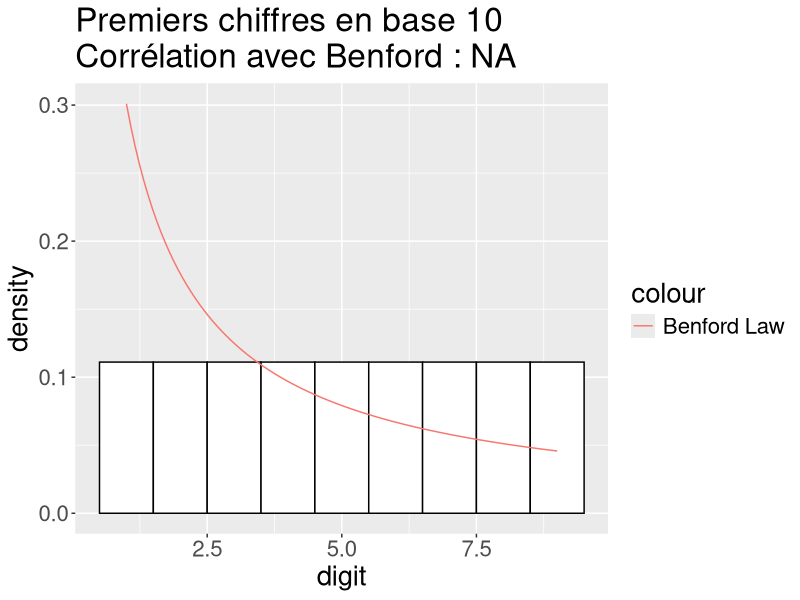
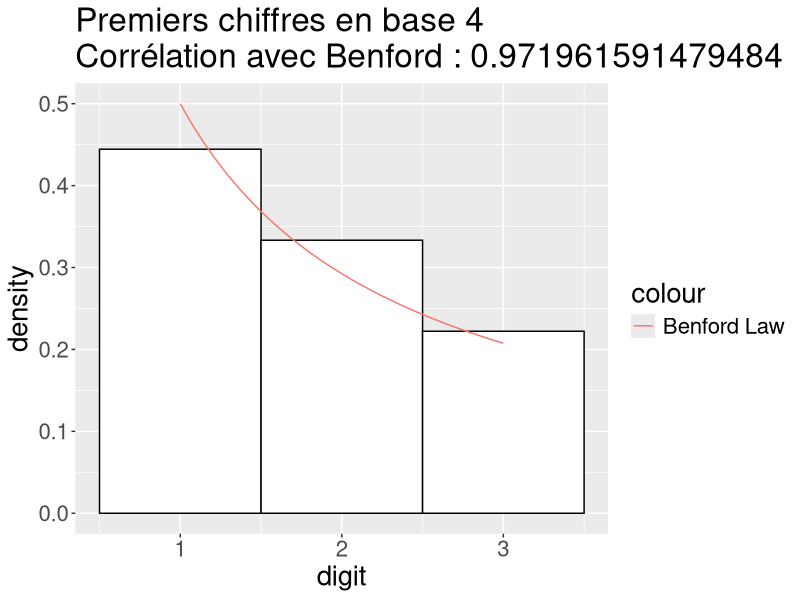

The R script that drew these images, in order: (Note: a time limit stopped this script after it produced the figures.)
## ---- chunk 1
library('ggplot2')
#Écrire une fonction Cor qui donne le coefficient de corrélation avec la loi de Benford en base b pour un pour un vecteur x de chiffres de poids fort.
#import du module firstdigit
FirstDigit <- function(n,base){
  
  if  (n==0) return(0)
  n<-abs(n)
  while (!(n<base && n>=1)){
    
    if (n<1) n<-n*base
    if (n>base) n<-n/base
    
  }
  n<-as.integer(n)
  return(n)
  
}
FirstDigit_vec<-function(vect_entree,base){
  return(sapply(vect_entree,FirstDigit,base))
}
#import de la loi de benford
BenfordLaw <- function(x, base = 10) {
  return((log(x+1, base) - log(x, base)))}
#input
#Cor(x = 1:9, base = 10)
#Cor(x = c(1, 1, 1, 1, 2, 2, 2, 3, 3), base = 4)
#output
#NA
#Message d'avis :
#Dans cor(y, z) : l'écart type est nul
#0.9719616
#calcul de la corrélation
convert_comptage<-function(vect_entree,base){
  res<-rep(0,(base-1))
  for (i in vect_entree){
    res[i]<-res[i]+1
  }
  res<-res/length(vect_entree)
    return(res)
}
#cat(convert_comptage(c(1,1,1,1,2,2,2,3,3),4),'\n')
#cat(convert_comptage(1:9,10),'\n')
Cor<-function(x,base){
  #calcul de la loi de benford
  cat(x,'\n')
  x<-convert_comptage(x,base)
  cat(x,'\n')
  
  #calcul de la loi de benford pour les chiffres de poids fort
  
  
  loi_benford_poids_fort<-BenfordLaw(1:(base-1),base)
  #calcul de la corrélation
  cat(loi_benford_poids_fort,"\n",x,"\n")
  r<-cor(loi_benford_poids_fort,x)
  cat(r,"\n")
  return(r)
}
testCor<-function(){
  #cat("Test de la fonction FirstDigit_vec avec l'entrée ",entree," et la base ",entree[2],"\n")
  stopifnot(
    is.na(Cor(x = 1:9, base = 10))
    #Cor(x = c(1, 1, 1, 1, 2, 2, 2, 3, 3), base = 4)==0.9719616
  )
}
Cor(x = c(1, 1, 1, 1, 2, 2, 2, 3, 3), base = 4)
#cat(1:9,'\n')
#Cor(x = 1:9, base = 10)
#testCor()
Hist <- function(x, base) {
  ## Build text elements
  title <- paste0(
    "Premiers chiffres en base ", base,
    "\nCorrélation avec Benford : ",  Cor(x, base)
  )
  df <- data.frame(digit = x)
  ggplot2::ggplot(df,  ggplot2::aes(x=digit)) +
    ggplot2::geom_histogram(ggplot2::aes(y =..density..), color="black", fill="white", binwidth = 1) +
    ggplot2::stat_function(fun=BenfordLaw, args = list(base = base), ggplot2::aes(color="Benford Law")) +
    ggplot2::ggtitle(title) +
    ggplot2::theme(text = ggplot2::element_text(size = 20))
}
#Écrire une fonction ProcessBenford qui prend en argument un vecteur numérique x et une base base et effectue les étapes suivantes.
#Elle vérifie la validité de ses arguments.
#Elle calcule le vecteur des premiers chiffres des nombres de x écrit en base base.
#Elle renvoie un histogramme.
testvalidite<-function(x,base){
  if (base<2){
    cat("La base doit être supérieure ou égale à 2 \n")
    return (FALSE) }
  if (length(x)==0) {
    cat("x doit être non vide \n")
    return (FALSE)}
  if (any(x<0)) { 
    cat("x doit être positif") 
    return (FALSE) }
  if (any(x==0)) {
    cat("x doit être non nul") 
    return (FALSE) }
  return(TRUE)
}
#Écrire une fonction ProcessBenford qui prend en argument un vecteur numérique x et une base base et effectue les étapes suivantes.
ProcessBenford<-function(x,base){
  #Elle vérifie la validité de ses arguments.
  if (testvalidite(x,base)==FALSE) return(NA)
  #Elle calcule le vecteur des premiers chiffres des nombres de x écrit en base base.
  premiers_chiffres<-FirstDigit_vec(x,base)
  #Elle renvoie un histogramme.
  
  Hist(premiers_chiffres,base)}
ProcessBenford(1:9,10)
ProcessBenford(c(1, 1, 1, 1, 2, 2, 2, 3, 3), 4)
convertisseurBase <- function(n,base){
  x <- n
  res <- 1
  if (10==base){return(n)}
  else {
    while(x>=base){
      res <- res*10+x%%base
      x <- x%/%base
    }
    res <- res*10+x
  }
  res <- invers(res)
  res <- (res-1)%/%10
  return (res)
}
invers <- function(n){
  x <- n
  y <- 0
  while (x>=10) {
    y <- y*10+x%%10
    x <- x%/%10
  }
  y <- y*10+x
  return (y)
}
cat("volcano\n")
ProcessBenford(volcano, base = 10)
cat("AirPassengers\n")
ProcessBenford(AirPassengers, base = 10)
cat("sunspot.month\n")
ProcessBenford(sunspot.month, base = 10)
cat("rivers\n")
ProcessBenford(rivers, base = 8)
